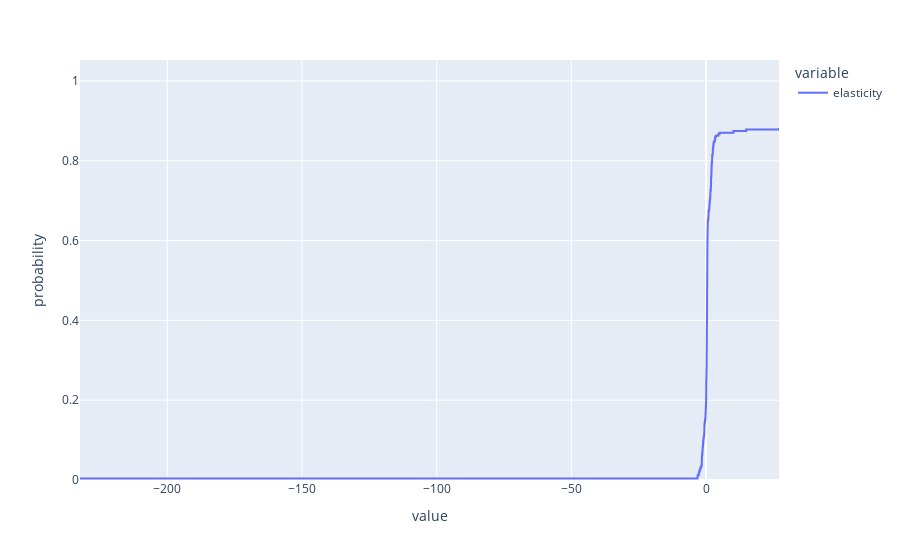

Notebook cell for this chart:
### Code cell
px.ecdf(df['elasticity'])

### Figure 1 — Plotly figure (JSON) as saved in the notebook; plotly's stock layout.template omitted (floating-point values rounded to 4 significant figures; data arrays with more than 128 entries replaced by an {"elided": "..."} marker saying what was removed)
{"data": [{"hovertemplate": "variable=elasticity<br>value=%{x}<br>probability=%{y}<extra></extra>", "legendgroup": "elasticity", "line": {"dash": "solid", "shape": "hv"}, "marker": {"color": "#636efa", "symbol": "circle"}, "mode": "lines", "name": "elasticity", "orientation": "v", "showlegend": true, "type": "scatter", "x": {"elided": "255 float values"}, "xaxis": "x", "y": {"elided": "255 float values"}, "yaxis": "y"}], "layout": {"legend": {"title": {"text": "variable"}, "tracegroupgap": 0}, "margin": {"t": 60}, "xaxis": {"anchor": "y", "domain": [0, 1], "title": {"text": "value"}}, "yaxis": {"anchor": "x", "domain": [0, 1], "rangemode": "tozero", "title": {"text": "probability"}}}}
